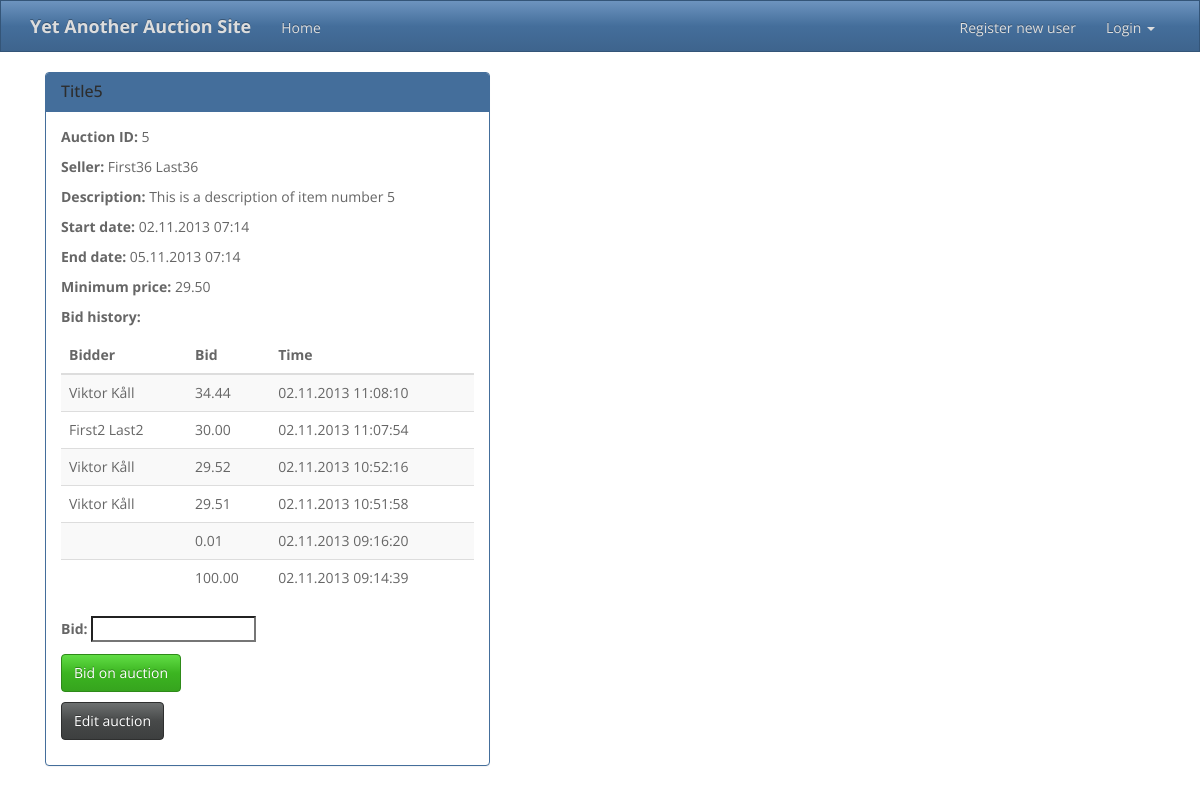
The app's page /YAAS/auction/5/, older data.
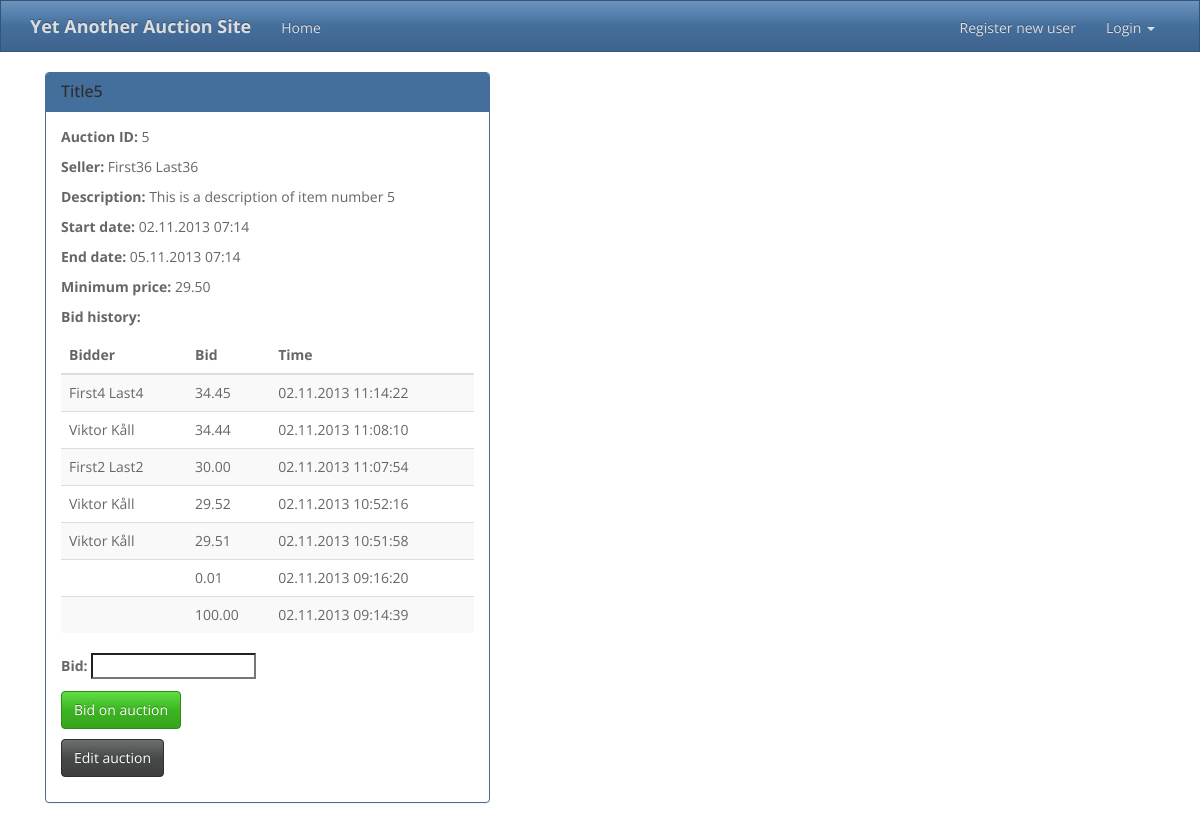
The same page, newer data.
### YAAS_app/models.py (models this page shows, shortened)
class Bid(models.Model):
    id = models.AutoField(primary_key=True)
    auction = models.ForeignKey(Auction)
    bidder = models.ForeignKey(User)
    bid = models.DecimalField(max_digits=16, decimal_places=2)
    timestamp = models.DateTimeField(auto_now_add=True)
    @classmethod
    def getBidsForAuction(cls, auction):
        bids = cls.objects.filter(auction=auction).order_by("-timestamp")
        return bids

### YAAS_app/views.py (the view)
def view_auction(request, id):
    auction = Auction.getActiveById(id)
    if auction:
        template = "view_auction.html"
        context = {"auction": auction, "bid_history": auction.getBidHistory(), "bid_form": BidForm()}
        return render_to_response(template, context, context_instance=RequestContext(request))
    else:
        template = "message.html"
        context = {"message": "Auction not found"}
        return render_to_response(template, context, context_instance=RequestContext(request))

### YAAS_app/forms.py
class BidForm(forms.ModelForm):
    class Meta:
        model = Bid
        fields = ('bid',)

### YAAS_app/models.py (called while the page is built)
    @classmethod
    def getActiveById(cls, auction_id):
        try:
            a = cls.objects.get(id=auction_id)
        except ObjectDoesNotExist:
            a = None
        if a and a.active and not a.banned:
            return a
        else:
            return None

    def getBidHistory(self):
        bids = Bid.getBidsForAuction(self)
        return bids

### templates/view_auction.html (shortened to what this page needs)
{% extends "base.html" %}
{% block content %}
    <div class="col-md-5">
        <div class="panel panel-primary">
            <div class="panel-heading">
                <h3 class="panel-title">{{ auction.title }}</h3>
            </div>
            <div class="panel-body">
                <p><b>Auction ID:</b> {{ auction.id }}</p>
                <p><b>Seller:</b> {{ auction.seller.get_full_name }}</p>
                <p><b>Description:</b> {{ auction.description }}</p>
                <p><b>Start date:</b> {{ auction.start_date|date:"d.m.Y H:i" }}</p>
                <p><b>End date:</b> {{ auction.end_date|date:"d.m.Y H:i" }}</p>
                <p><b>Minimum price:</b> {{ auction.minimum_price|floatformat:2 }}</p>
                <p><b>Bid history:</b> </p>
                <table class="table table-striped table-hover">
                    <thead>
                    <tr>
                        <th>Bidder</th>
                        <th>Bid</th>
                        <th>Time</th>
                    </tr>
                    </thead>
                    <tbody>
                        {% for b in bid_history %}
                        <tr>
                            <td>{{ b.bidder.get_full_name }}</td>
                            <td>{{ b.bid|floatformat:2 }}</td>
                            <td>{{ b.timestamp|date:"d.m.Y H:i:s" }}</td>
                        </tr>
                        {% endfor %}
                    </tbody>
                </table>
                <form class="form-horizontal" action="/YAAS/auction/{{ auction.id }}/bid/" method="post">
                    {{ bid_form.as_p }}
                    <p><input type="submit" class="btn btn-success" value="Bid on auction"/></p>
                </form>
                <p>
                    <a href="/YAAS/auction/{{ auction.id }}/edit/" class="btn btn-default">Edit auction</a>
                </p>
            </div>
        </div>
    </div>
{% endblock %}

Row changes from the older to the newer data that the page shows:
added Bid: bidder.get_full_name "First4 Last4", bid "34.45", timestamp "02.11.2013 11:14:22"
